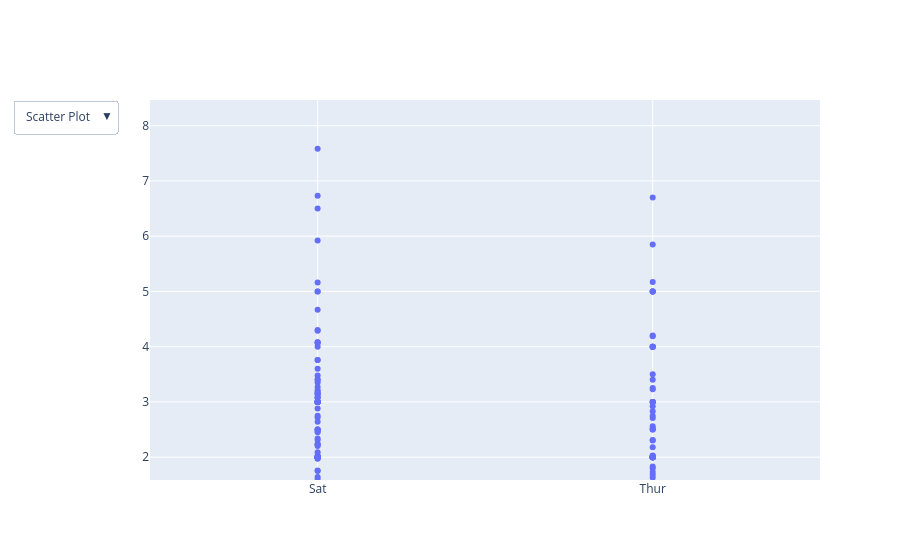

Notebook code cell kept with this figure:
### Code cell
# creating dropdown menu
import plotly.graph_objects as px
plot = px.Figure(data = [px.Scatter(x = data['day'], y = data['tip'], mode = 'markers')])

# Add dropdown
plot.update_layout(updatemenus=[dict(buttons=list([dict(args=["type", "scatter"],
                    label="Scatter Plot",method="restyle"),
                dict(args=["type", "bar"],label="Bar Chart",method="restyle")]),direction="down",),])
plot.show()

### Figure 1 — Plotly figure (JSON) as saved in the notebook; plotly's stock layout.template omitted (floating-point values rounded to 4 significant figures; data arrays with more than 128 entries replaced by an {"elided": "..."} marker saying what was removed)
{"data": [{"mode": "markers", "type": "scatter", "x": {"elided": "244 str values"}, "y": {"elided": "244 float values"}}], "layout": {"autosize": true, "updatemenus": [{"active": 0, "buttons": [{"args": ["type", "scatter"], "label": "Scatter Plot", "method": "restyle"}, {"args": ["type", "bar"], "label": "Bar Chart", "method": "restyle"}], "direction": "down"}], "xaxis": {"autorange": false, "range": [0.4997, 2.499], "type": "category"}, "yaxis": {"autorange": false, "range": [1.587, 8.464], "type": "linear"}}}
